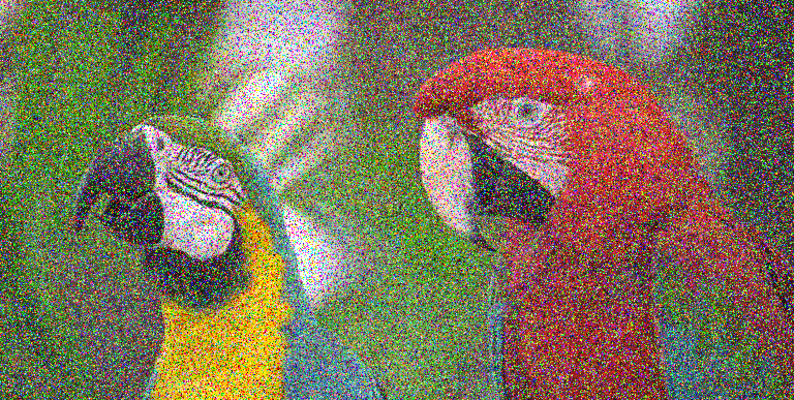
#> input picture Computer Vision Basics/images/salt.png, 794 x 400 px, found by its file name
$ python session14SmoothingImages.py
#> lines starting #> are read from the running program, lines starting #| are printed output that depends on the picture

import numpy as np
import matplotlib.pyplot as plt
import cv2


img = cv2.imread('salt.png')
#> img is the input picture: shape (400, 794, 3); mean B, G, R 90.9, 115.4, 126

# gray = cv2.cvtColor(img, cv2.COLOR_BGR2GRAY)

averaging = cv2.blur(img,(5,5))
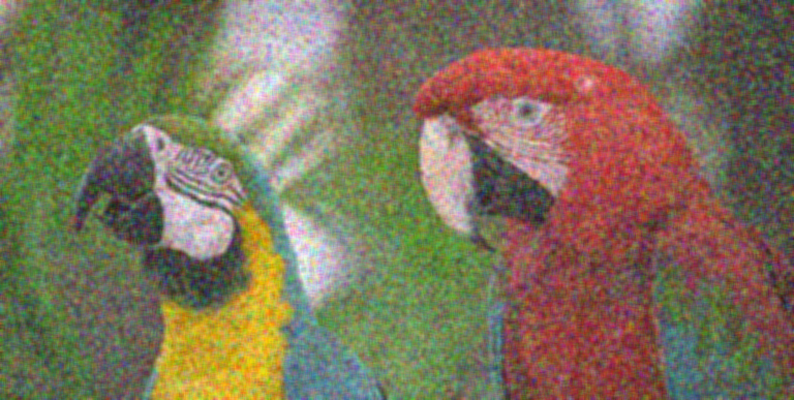
#> averaging: shape (400, 794, 3); mean B, G, R 90.9, 115.4, 126
gblur = cv2.GaussianBlur(img,(5,5),0)
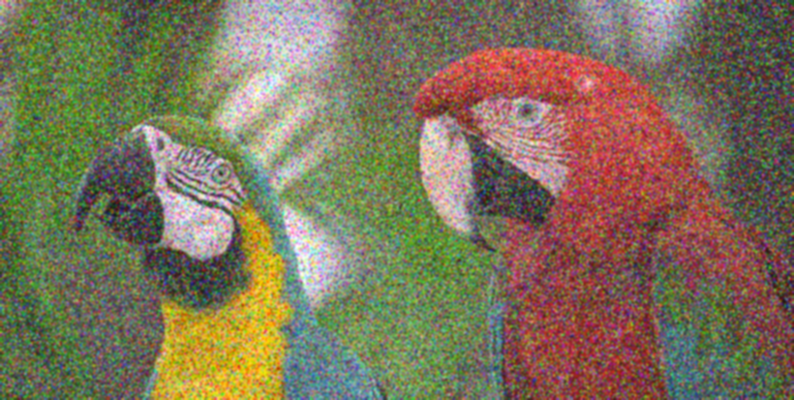
#> gblur: shape (400, 794, 3); mean B, G, R 90.9, 115.4, 126
median = cv2.medianBlur(img,5)
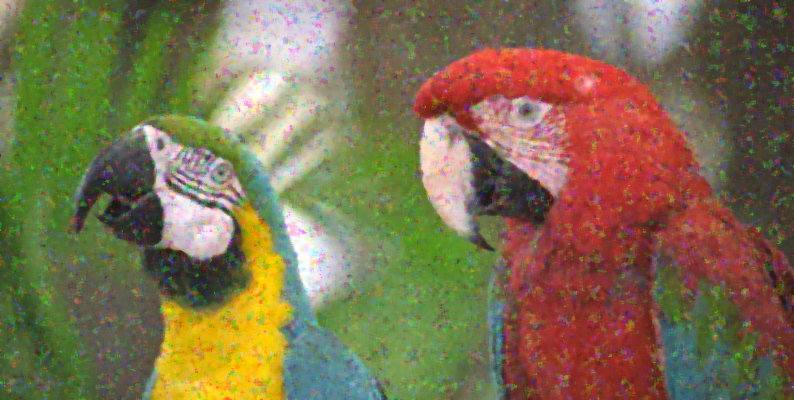
#> median: shape (400, 794, 3); mean B, G, R 79.9, 111.9, 125.4

cv2.imshow('Original',img)
img = cv2.resize(median,(512,512))
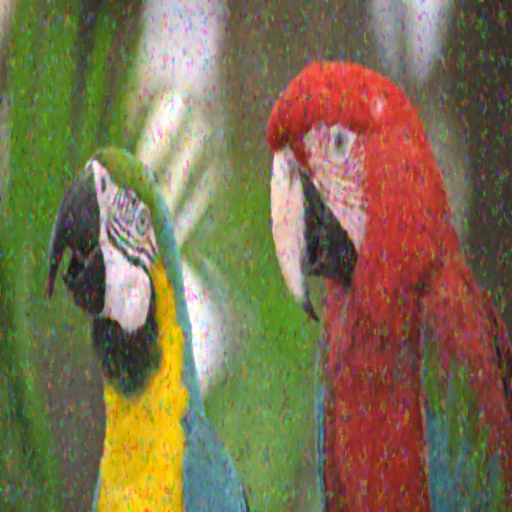
#> img: shape (512, 512, 3); mean B, G, R 79.8, 111.8, 125.3
cv2.imshow('image',img)


cv2.waitKey(0)
cv2.destroyAllWindows()

$ run again, with Computer Vision Basics/images/mo.jpg saved as Computer Vision Basics/images/salt.png
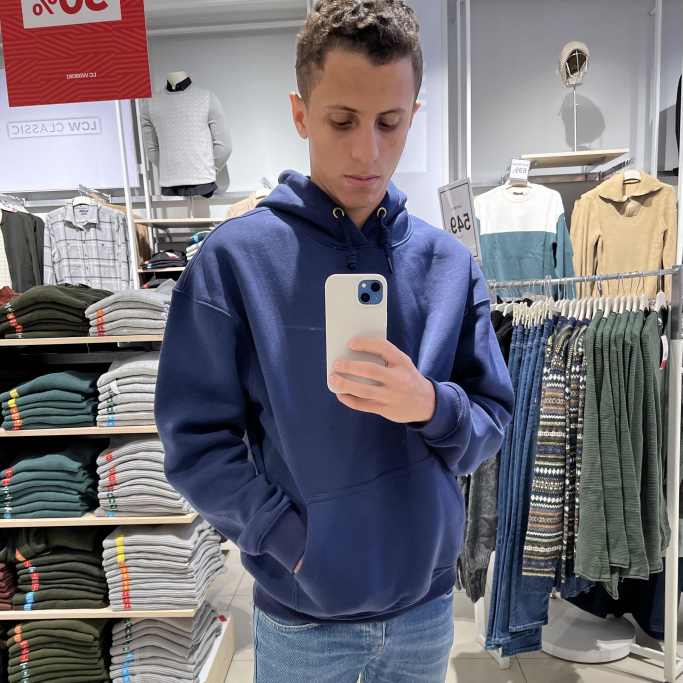
#> input picture Computer Vision Basics/images/mo.jpg, 2047 x 2048 px, found by its file name (shown at 1/3 size)
#> img is the input picture: shape (2048, 2047, 3); mean B, G, R 121.4, 113.8, 117
#> `img = cv2.resize(median,(512,512))`:
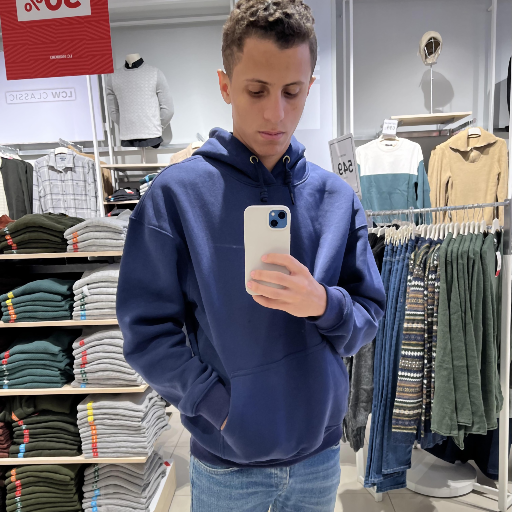
#> img: shape (512, 512, 3); mean B, G, R 121.5, 113.9, 117

$ run again, with Computer Vision Basics/images/mosalah.webp saved as Computer Vision Basics/images/salt.png
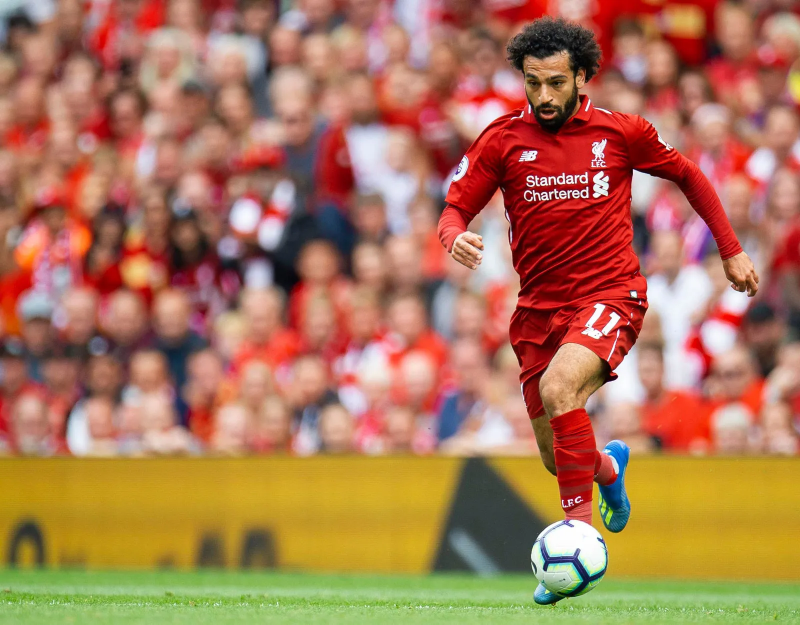
#> input picture Computer Vision Basics/images/mosalah.webp, 1600 x 1249 px, found by its file name (shown at 1/2 size)
#> img is the input picture: shape (1249, 1600, 3); mean B, G, R 87.5, 119, 171.1
#> `img = cv2.resize(median,(512,512))`:
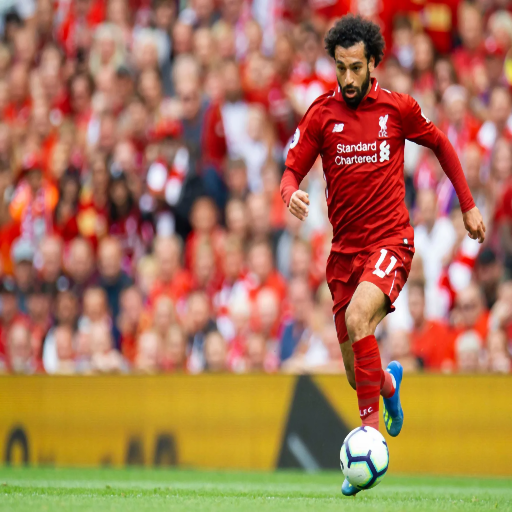
#> img: shape (512, 512, 3); mean B, G, R 87.3, 118.8, 171
